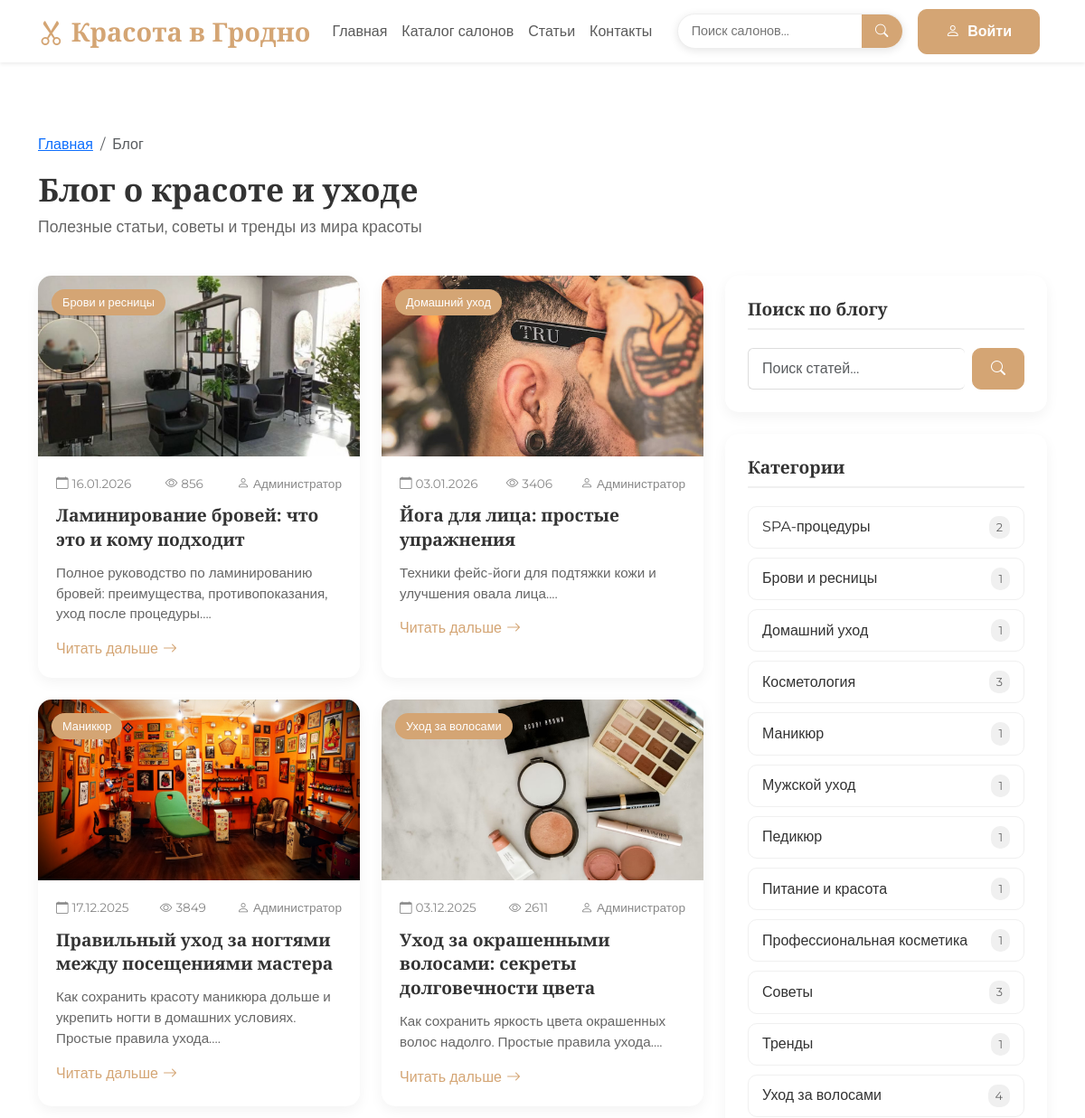
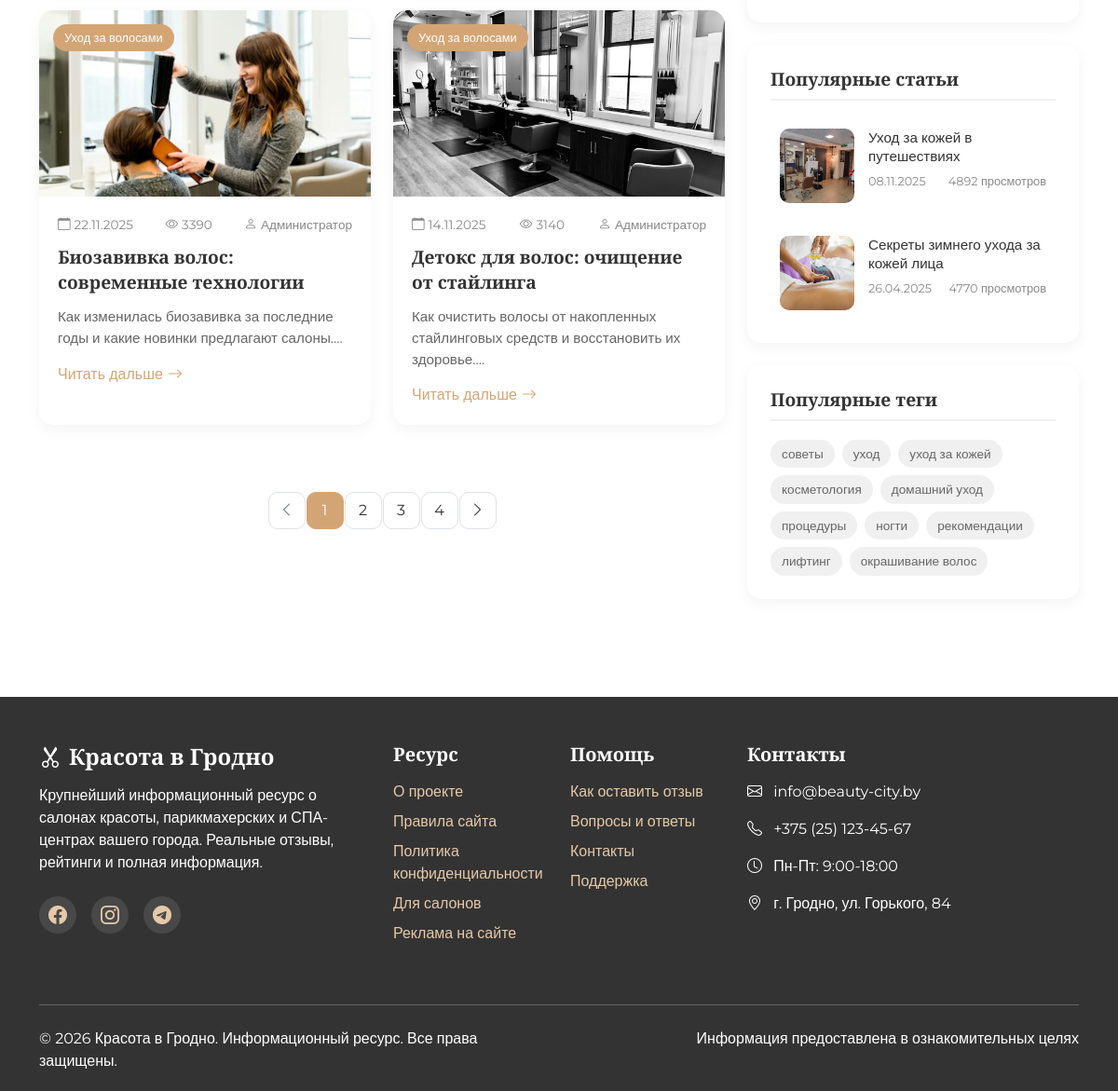
Page /blog on the committed database (2 pictures, top to bottom).
### models.py (models this page shows)
class BlogPost(db.Model):
    __tablename__ = 'blog_posts'
    id = db.Column(db.Integer, primary_key=True)
    title = db.Column(db.String(200), nullable=False)
    slug = db.Column(db.String(200), unique=True)
    excerpt = db.Column(db.String(500))
    content = db.Column(db.Text, nullable=False)
    author = db.Column(db.String(100), default='Администратор')
    image_url = db.Column(db.String(300), default='/static/img/default.png')
    category = db.Column(db.String(50))
    is_published = db.Column(db.Boolean, default=True)
    views_count = db.Column(db.Integer, default=0)
    created_at = db.Column(db.DateTime, default=datetime.now)
    updated_at = db.Column(db.DateTime, default=datetime.now, onupdate=datetime.now)
    comments = db.relationship('BlogComment', backref='post', lazy=True, cascade='all, delete-orphan')
    tags = db.relationship('BlogTag', secondary=post_tags, backref=db.backref('posts', lazy=True))

class BlogTag(db.Model):
    __tablename__ = 'blog_tags'
    id = db.Column(db.Integer, primary_key=True)
    name = db.Column(db.String(30), unique=True, nullable=False)
    slug = db.Column(db.String(30), unique=True)

### app.py (the view, shortened to what this page needs)
@app.route('/blog')
def blog():
    page = request.args.get('page', 1, type=int)
    category = request.args.get('category', None)
    tag = request.args.get('tag', None)
    search = request.args.get('search', None)
    items_per_page = 6
    skip = (page - 1) * items_per_page
    posts = get_blog_posts(
        skip=skip,
        limit=items_per_page,
        category=category,
        tag=tag,
        search=search,
        only_published=True
    )
    if category:
        total_items = BlogPost.query.filter_by(
            is_published=True,
            category=category
        ).count()
    else:
        total_items = BlogPost.query.filter_by(is_published=True).count()
    total_pages = max(1, math.ceil(total_items / items_per_page))
    categories = get_blog_categories_with_counts()
    popular_posts = get_popular_posts(limit=2)
    recent_posts = get_recent_posts(limit=2)
    popular_tags_result = get_popular_tags(limit=10)
    popular_tags = [tag[0] for tag in popular_tags_result] if popular_tags_result else []
    return render_template('blog.html',
        title="Блог о красоте - Красота в Гродно",
        posts=posts,
        categories=categories,
        popular_posts=popular_posts,
        recent_posts=recent_posts,
        popular_tags=popular_tags,
        current_category=category,
        current_tag=tag,
        search_query=search,
        current_page=page,
        total_pages=total_pages,
        total_items=total_items
    )

### app.py (called while the page is built, shortened)
@app.context_processor
def inject_now():
    return {'now': datetime.now()}

@app.context_processor
def inject_user():
    return {'current_user': current_user}

def get_blog_posts(skip=0, limit=10, category=None, tag=None, search=None, only_published=True):
    query = BlogPost.query
    if only_published:
        query = query.filter(BlogPost.is_published == True)
    if category:
        query = query.filter(BlogPost.category == category)
    if tag:
        query = query.join(BlogPost.tags).filter(BlogTag.name == tag)
    return query.order_by(desc(BlogPost.created_at)).offset(skip).limit(limit).all()

def get_blog_categories_with_counts():
    result = db.session.query(
        BlogPost.category,
        func.count(BlogPost.id).label('count')
    ).filter(
        BlogPost.is_published == True
    ).group_by(
        BlogPost.category
    ).all()
    return [{'name': cat, 'count': count} for cat, count in result if cat]

def get_popular_posts(limit=5):
    return BlogPost.query.filter(
        BlogPost.is_published == True
    ).order_by(
        desc(BlogPost.views_count)
    ).limit(limit).all()

def get_recent_posts(limit=5):
    return BlogPost.query.filter(
        BlogPost.is_published == True
    ).order_by(
        desc(BlogPost.created_at)
    ).limit(limit).all()

def get_popular_tags(limit=10):
    from models import post_tags
    result = db.session.query(
        BlogTag,
        func.count(post_tags.c.post_id).label('count')
    ).join(
        post_tags
    ).group_by(
        BlogTag.id
    ).order_by(
        desc('count')
    ).limit(limit).all()
    return result

### templates/blog.html (shortened to what this page needs)
{% extends "base.html" %} {% block content %}
<div class="container mt-5 pt-4">
  <nav aria-label="breadcrumb">
    <ol class="breadcrumb">
      <li class="breadcrumb-item"><a href="/">Главная</a></li>
      <li class="breadcrumb-item active" aria-current="page">Блог</li>
    </ol>
  </nav>
  <div class="row mb-4">
    <div class="col-12">
      <h1 class="page-title">Блог о красоте и уходе</h1>
      <p class="lead-contact">
        Полезные статьи, советы и тренды из мира красоты
      </p>
    </div>
  </div>
  <div class="row">
    <div class="col-lg-8">
      {% if posts %}
      <div class="row mb-5">
        {% for post in posts %}
        <div class="col-md-6 mb-4">
          <article class="blog-card">
            <div class="blog-image">
              {% if post.image_url %}
              <img src="{{ post.image_url }}" alt="{{ post.title }}" />
              {% else %}
              <img src="/static/img/blog-default.jpg" alt="{{ post.title }}" />
              {% endif %}
              <span class="blog-category">{{ post.category }}</span>
            </div>
            <div class="blog-content">
              <div class="blog-meta">
                <span class="date"><i class="bi bi-calendar me-1"></i> {{ post.created_at.strftime('%d.%m.%Y') }}</span>
                <span class="views"><i class="bi bi-eye me-1"></i> {{ post.views_count }}</span>
                {% if post.author %}
                <span class="author"><i class="bi bi-person me-1"></i> {{ post.author }}</span>
                {% endif %}
              </div>
              <h3 class="blog-title">{{ post.title }}</h3>
              <p class="blog-excerpt">{{ post.excerpt[:150] }}...</p>
              <a href="/blog/{{ post.slug }}" class="read-more"
                >Читать дальше <i class="bi bi-arrow-right"></i
              ></a>
            </div>
          </article>
        </div>
        {% endfor %}
      </div>
      {% else %}
      <div class="alert alert-warning">
        <i class="bi bi-info-circle me-2"></i>
        По вашему запросу ничего не найдено.
        <a href="/blog" class="alert-link">Показать все статьи</a>
      </div>
      {% endif %}
      {% if total_pages > 1 %}
      <nav aria-label="Навигация по страницам">
        <ul class="pagination justify-content-center">
          {% if current_page > 1 %}
          <li class="page-item">
            <a class="page-link" href="/blog?page={{ current_page - 1 }}{% if current_category %}&category={{ current_category }}{% endif %}{% if current_tag %}&tag={{ current_tag }}{% endif %}{% if search_query %}&search={{ search_query }}{% endif %}">
              <i class="bi bi-chevron-left"></i>
            </a>
          </li>
          {% else %}
          <li class="page-item disabled">
            <a class="page-link" href="#" tabindex="-1">
              <i class="bi bi-chevron-left"></i>
            </a>
          </li>
          {% endif %}
          {% for page_num in range(1, total_pages + 1) %}
            {% if page_num == current_page %}
            <li class="page-item active"><a class="page-link" href="#">{{ page_num }}</a></li>
            {% else %}
            <li class="page-item"><a class="page-link" href="/blog?page={{ page_num }}">{{ page_num }}</a></li>
            {% endif %}
          {% endfor %}
          {% if current_page < total_pages %}
          <li class="page-item">
            <a class="page-link" href="/blog?page={{ current_page + 1 }}">
              <i class="bi bi-chevron-right"></i>
            </a>
          </li>
          {% else %}
          <li class="page-item disabled">
            <a class="page-link" href="#">
              <i class="bi bi-chevron-right"></i>
            </a>
          </li>
          {% endif %}
        </ul>
      </nav>
      {% endif %}
    </div>
    <div class="col-lg-4">
      <div class="sidebar-card mb-4">
        <h5 class="sidebar-title">Поиск по блогу</h5>
        <div class="search-form">
          <form action="/blog" method="get" class="d-flex">
            <input
              type="text"
              class="form-control"
              name="search"
              placeholder="Поиск статей..."
              value="{{ search_query if search_query else '' }}"
            />
            <button type="submit" class="btn btn-beauty ms-2">
              <i class="bi bi-search"></i>
            </button>
          </form>
        </div>
      </div>
      <div class="sidebar-card mb-4">
        <h5 class="sidebar-title">Категории</h5>
        <div class="categories-list">
          {% for cat in categories %}
          <a href="/blog?category={{ cat.name }}" class="category-item {% if current_category == cat.name %}active{% endif %}">
            <span>{{ cat.name }}</span>
            <span class="count">{{ cat.count }}</span>
          </a>
          {% endfor %}
        </div>
      </div>
      <div class="sidebar-card mb-4">
        <h5 class="sidebar-title">Популярные статьи</h5>
        <div class="popular-posts">
          {% for post in popular_posts %}
          <a href="/blog/{{ post.slug }}" class="popular-post">
            <div class="popular-post-image">
              {% if post.image_url %}
              <img src="{{ post.image_url }}" alt="{{ post.title }}" />
              {% else %}
              <img src="/static/img/blog-default.jpg" alt="{{ post.title }}" />
              {% endif %}
            </div>
            <div class="popular-post-content">
              <h6>{{ post.title }}</h6>
              <div class="meta">
                <span class="date">{{ post.created_at.strftime('%d.%m.%Y') }}</span>
                <span class="views">{{ post.views_count }} просмотров</span>
              </div>
            </div>
          </a>
          {% endfor %}
        </div>
      </div>
      <div class="sidebar-card">
        <h5 class="sidebar-title">Популярные теги</h5>
        <div class="tags">
          {% for tag in popular_tags %}
          <a href="/blog?tag={{ tag.name }}" class="tag {% if current_tag == tag.name %}active{% endif %}">{{ tag.name }}</a>
          {% endfor %}
        </div>
      </div>
    </div>
  </div>
</div>
{% endblock %}

### templates/base.html (shortened to what this page needs)
<!DOCTYPE html>
<html lang="ru">
  <head>
    <link href="../static/css/bootstrap.min.css" rel="stylesheet" />
    <link
      rel="stylesheet"
      href="https://cdn.jsdelivr.net/npm/bootstrap-icons@1.10.0/font/bootstrap-icons.css"
    />
    <link rel="stylesheet" href="../static/css/style.css" />
  </head>
  <body>
    <nav
      class="navbar navbar-expand-lg navbar-light bg-white fixed-top shadow-sm"
    >
      <div class="container">
        <a class="navbar-brand" href="/">
          <i class="bi bi-scissors me-2"></i>Красота в Гродно
        </a>
        <div class="collapse navbar-collapse" id="navbarNav">
          <ul class="navbar-nav me-auto">
            <li class="nav-item">
              <a class="nav-link" href="/">Главная</a>
            </li>
            <li class="nav-item">
              <a class="nav-link" href="/catalog">Каталог салонов</a>
            </li>
            <li class="nav-item">
              <a class="nav-link" href="/blog">Статьи</a>
            </li>
            <li class="nav-item">
              <a class="nav-link" href="/contact">Контакты</a>
            </li>
          </ul>
          <div class="search-autocomplete navbar-search-form me-3">
            <form action="/catalog/search" method="post" id="searchForm">
              <div class="navbar-search-container">
                <input
                  type="text"
                  class="navbar-search-input"
                  id="searchInput"
                  name="search_query"
                  placeholder="Поиск салонов..."
                  aria-label="Поиск салонов"
                  autocomplete="off"
                />
                <button class="navbar-search-btn" type="submit">
                  <i class="bi bi-search"></i>
                </button>
              </div>
            </form>
          </div>
          <div class="d-flex">
    {% if current_user.is_authenticated %}
        <div class="dropdown">
            <button class="btn btn-beauty dropdown-toggle" type="button" id="userDropdown" data-bs-toggle="dropdown">
                <i class="bi bi-person me-1"></i>
                {% if current_user.first_name %}
                    {{ current_user.first_name }}
                {% else %}
                    Аккаунт
                {% endif %}
            </button>
            <ul class="dropdown-menu dropdown-menu-end">
                {% if current_user.is_admin%}
              <li><a class="dropdown-item" href="/admin"><i class="bi bi-star me-2"></i>Админка</a></li>
                <li><hr class="dropdown-divider"></li>
                 {% endif %}
                <li><a class="dropdown-item" href="/profile"><i class="bi bi-person-circle me-2"></i>Профиль</a></li>
                <li><hr class="dropdown-divider"></li>
                <li><a class="dropdown-item" href="/logout"><i class="bi bi-box-arrow-right me-2"></i>Выйти</a></li>
            </ul>
        </div>
    {% else %}
        <a class="btn btn-beauty me-2" href="/login">
            <i class="bi bi-person me-1"></i> Войти
        </a>
    {% endif %}
</div>
        </div>
      </div>
    </nav>
    {% block content %}{% endblock %}
    <footer class="footer">
      <div class="container">
        <div class="row">
          <div class="col-lg-4 mb-4">
            <h4 class="mb-3"><i class="bi bi-scissors me-2"></i>Красота в Гродно</h4>
            <p>
              Крупнейший информационный ресурс о салонах красоты, парикмахерских
              и СПА-центрах вашего города. Реальные отзывы, рейтинги и полная
              информация.
            </p>
            <div class="d-flex mt-4">
              <a href="#" class="me-3 social-icon">
                <i class="bi bi-facebook fs-5"></i>
              </a>
              <a href="#" class="me-3 social-icon">
                <i class="bi bi-instagram fs-5"></i>
              </a>
              <a href="#" class="social-icon">
                <i class="bi bi-telegram fs-5"></i>
              </a>
            </div>
          </div>
          <div class="col-lg-2 col-md-6 mb-4">
            <h5 class="mb-3">Ресурс</h5>
            <ul class="list-unstyled">
              <li class="mb-2"><a href="/contact">О проекте</a></li>
              <li class="mb-2"><a href="/contact">Правила сайта</a></li>
              <li class="mb-2">
                <a href="/contact">Политика конфиденциальности</a>
              </li>
              <li class="mb-2"><a href="/contact">Для салонов</a></li>
              <li class="mb-2"><a href="/contact">Реклама на сайте</a></li>
            </ul>
          </div>
          <div class="col-lg-2 col-md-6 mb-4">
            <h5 class="mb-3">Помощь</h5>
            <ul class="list-unstyled">
              <li class="mb-2">
                <a href="/contact">Как оставить отзыв</a>
              </li>
              <li class="mb-2"><a href="/contact">Вопросы и ответы</a></li>
              <li class="mb-2"><a href="/contact">Контакты</a></li>
              <li class="mb-2"><a href="/contact">Поддержка</a></li>
            </ul>
          </div>
          <div class="col-lg-4 mb-4">
            <h5 class="mb-3">Контакты</h5>
            <p><i class="bi bi-envelope me-2"></i> info@beauty-city.by</p>
            <p><i class="bi bi-telephone me-2"></i> +375 (25) 123-45-67</p>
            <p><i class="bi bi-clock me-2"></i> Пн-Пт: 9:00-18:00</p>
            <p>
              <i class="bi bi-geo-alt me-2"></i> г. Гродно, ул. Горького,
              84
            </p>
          </div>
        </div>
        <hr class="mt-4 mb-4" />
        <div class="row">
          <div class="col-md-6">
            <p class="mb-0">
              © 2026 Красота в Гродно. Информационный ресурс. Все права защищены.
            </p>
          </div>
          <div class="col-md-6 text-md-end">
            <p class="mb-0">Информация предоставлена в ознакомительных целях</p>
          </div>
        </div>
      </div>
    </footer>
  </body>
</html>

### rows in the picture
BlogPost: image_url (picture), category "Брови и ресницы", created_at "16.01.2026", views_count "856", author "Администратор", title "Ламинирование бровей: что это и кому подходит", excerpt "Полное руководство по ламинированию бровей: преимущества, противопоказания, уход после процедуры."
BlogPost: image_url (picture), category "Домашний уход", created_at "03.01.2026", views_count "3406", author "Администратор", title "Йога для лица: простые упражнения", excerpt "Техники фейс-йоги для подтяжки кожи и улучшения овала лица."
BlogPost: image_url (picture), category "Маникюр", created_at "17.12.2025", views_count "3849", author "Администратор", title "Правильный уход за ногтями между посещениями мастера", excerpt "Как сохранить красоту маникюра дольше и укрепить ногти в домашних условиях. Простые правила ухода."
BlogPost: image_url (picture), category "Уход за волосами", created_at "03.12.2025", views_count "2611", author "Администратор", title "Уход за окрашенными волосами: секреты долговечности цвета", excerpt "Как сохранить яркость цвета окрашенных волос надолго. Простые правила ухода."
BlogPost: image_url (picture), category "Уход за волосами", created_at "22.11.2025", views_count "3390", author "Администратор", title "Биозавивка волос: современные технологии", excerpt "Как изменилась биозавивка за последние годы и какие новинки предлагают салоны."
BlogPost: image_url (picture), category "Уход за волосами", created_at "14.11.2025", views_count "3140", author "Администратор", title "Детокс для волос: очищение от стайлинга", excerpt "Как очистить волосы от накопленных стайлинговых средств и восстановить их здоровье."
BlogPost: image_url (picture), title "Уход за кожей в путешествиях", created_at "08.11.2025", views_count "4892"
BlogPost: image_url (picture), title "Секреты зимнего ухода за кожей лица", created_at "26.04.2025", views_count "4770"
BlogTag: name "советы"
BlogTag: name "уход"
BlogTag: name "уход за кожей"
BlogTag: name "косметология"
BlogTag: name "домашний уход"
BlogTag: name "процедуры"
BlogTag: name "ногти"
BlogTag: name "рекомендации"
BlogTag: name "лифтинг"
BlogTag: name "окрашивание волос"

### other values in the picture
{{ page_num }} "1"
{{ page_num }} "2" "3" "4"
{{ cat.name }} "SPA-процедуры" "Брови и ресницы" "Домашний уход" "Косметология" "Маникюр" "Мужской уход" "Педикюр" "Питание и красота" "Профессиональная косметика" "Советы" "Тренды" "Уход за волосами"
{{ cat.count }} "2" "1" "1" "3" "1" "1" "1" "1" "1" "3" "1" "4"
